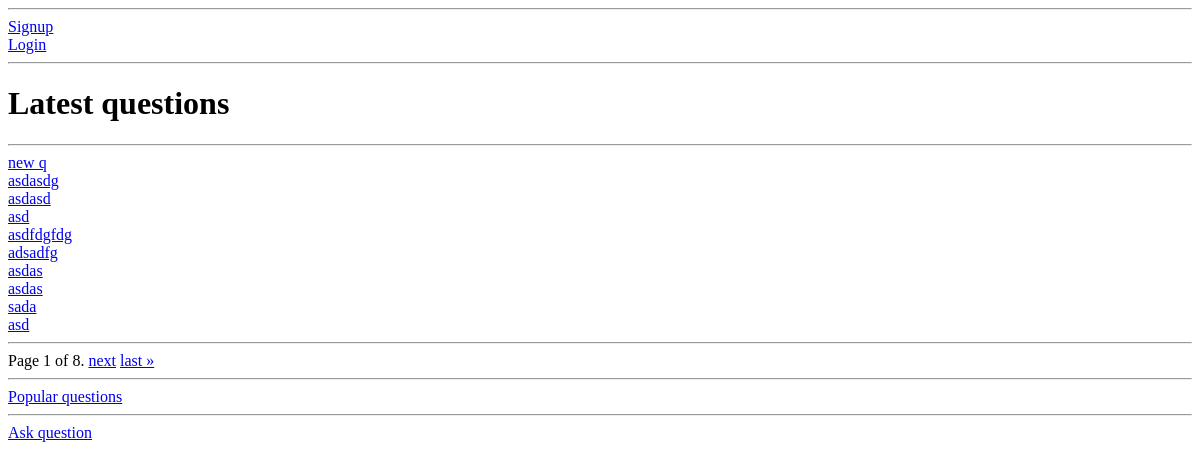
Before: / with the older database file.
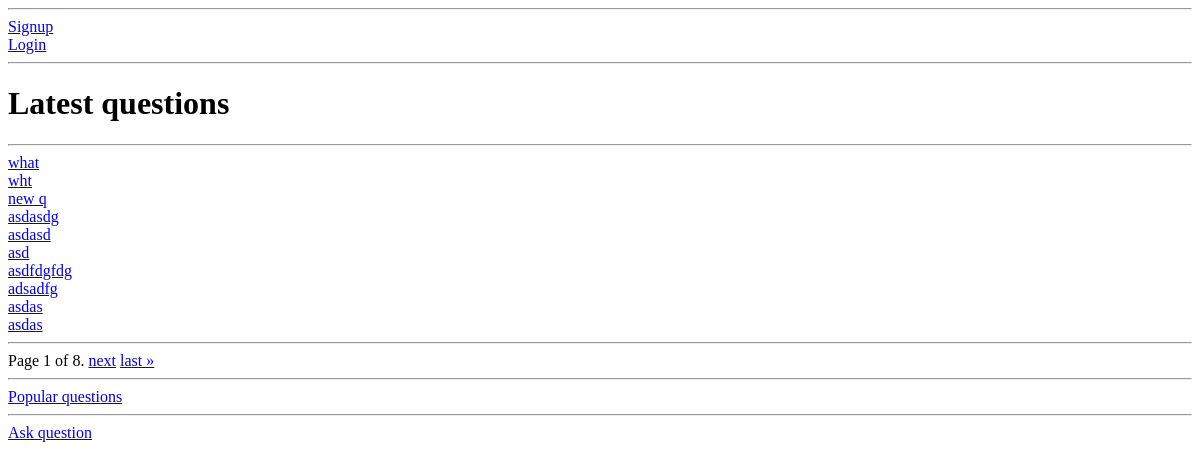
After: the same page with the newer database file.
### qa/models.py (models this page shows)
class Question(models.Model):
	title = models.CharField(max_length=255)
	text = models.TextField()
	added_at = models.DateTimeField(auto_now=True)
	rating = models.IntegerField(default=0)
	author = models.ForeignKey(User, blank=True, null=True, on_delete=models.CASCADE, related_name='question_author')
	likes = models.ManyToManyField(User, related_name='question_likes')

### qa/views.py (the view)
# urls.py: path('', views.latest, name='latest'),
def latest(request):
	qu_list = Question.objects.all().order_by('-added_at')
	paginator = Paginator(qu_list, 10)
	page = request.GET.get('page')
	question = paginator.get_page(page)
	return render(request, 'latest.html', {'question':question})

### qa/templates/latest.html (shortened to what this page needs)
<!DOCTYPE html>
<html>
<head>
</head>
<body>
<hr>
<div><a href="/signup/">Signup</a></div><div><a href="/login/">Login</a></div>
<hr>
<h1>Latest questions</h1>
<hr>
{% for question in question %}
	<a href="/question/{{question.id }}/">{{ question.title }}</a><br>
{% endfor %}
<hr>
<div class="pagination">
	<span class="step-links">
		<span class="current">
			Page {{ question.number }} of {{ question.paginator.num_pages }}.
		</span>
		{% if question.has_next %}
			<a href="?page={{ question.next_page_number }}">next</a>
			<a href="?page={{ question.paginator.num_pages }}">last &raquo;</a>
		{% endif %}
		</span>
		</div>
<hr>
<div><a href="/popular/">Popular questions</a></div>
<hr>
<div><a href="/ask/">Ask question</a></div>
</body>
</html>

Changed rows visible on the page:
no longer on this page (row unchanged): Question: title "sada"
no longer on this page (row unchanged): Question: title "asd"
added Question: title "what"
added Question: title "wht"
